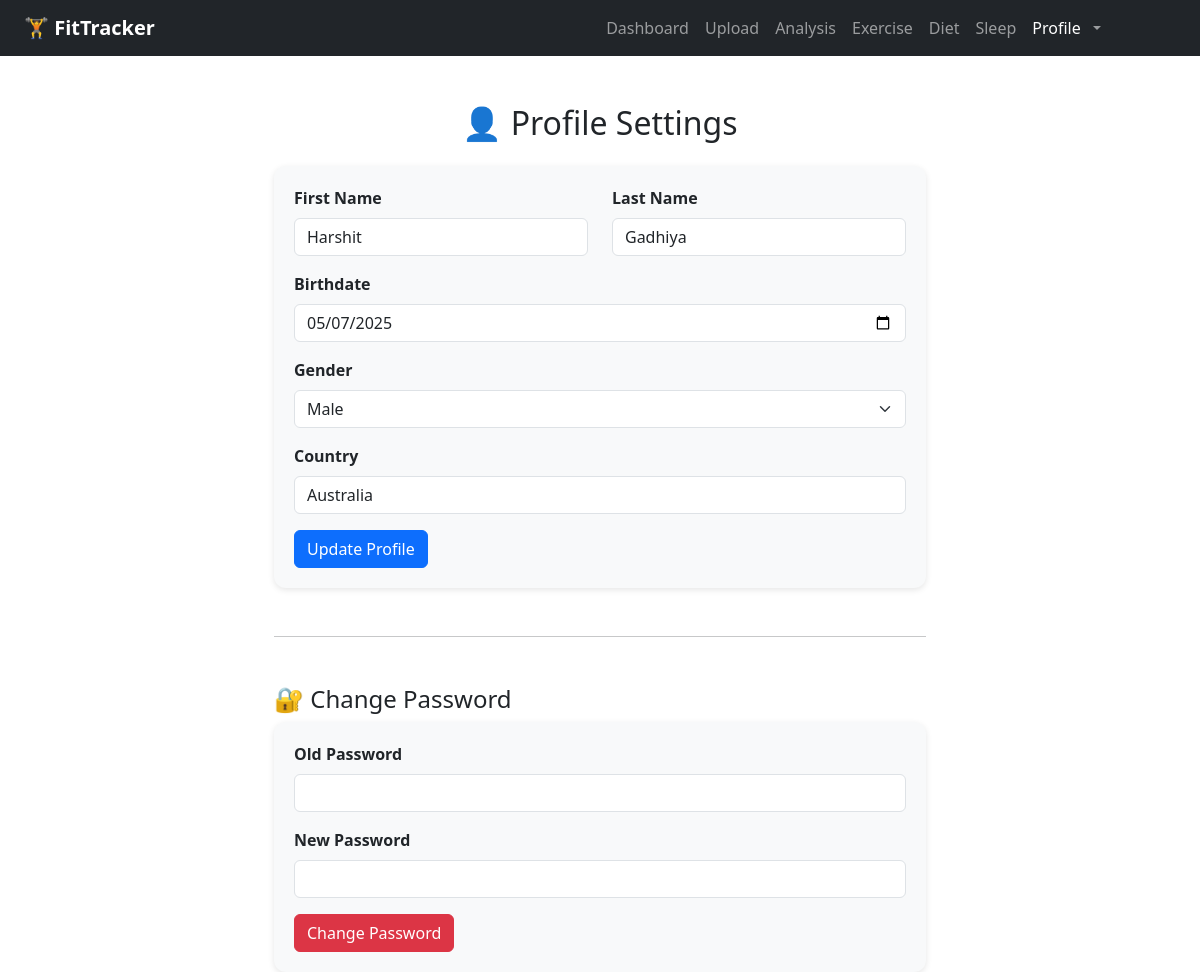
The app's page /profile (signed in), older data.
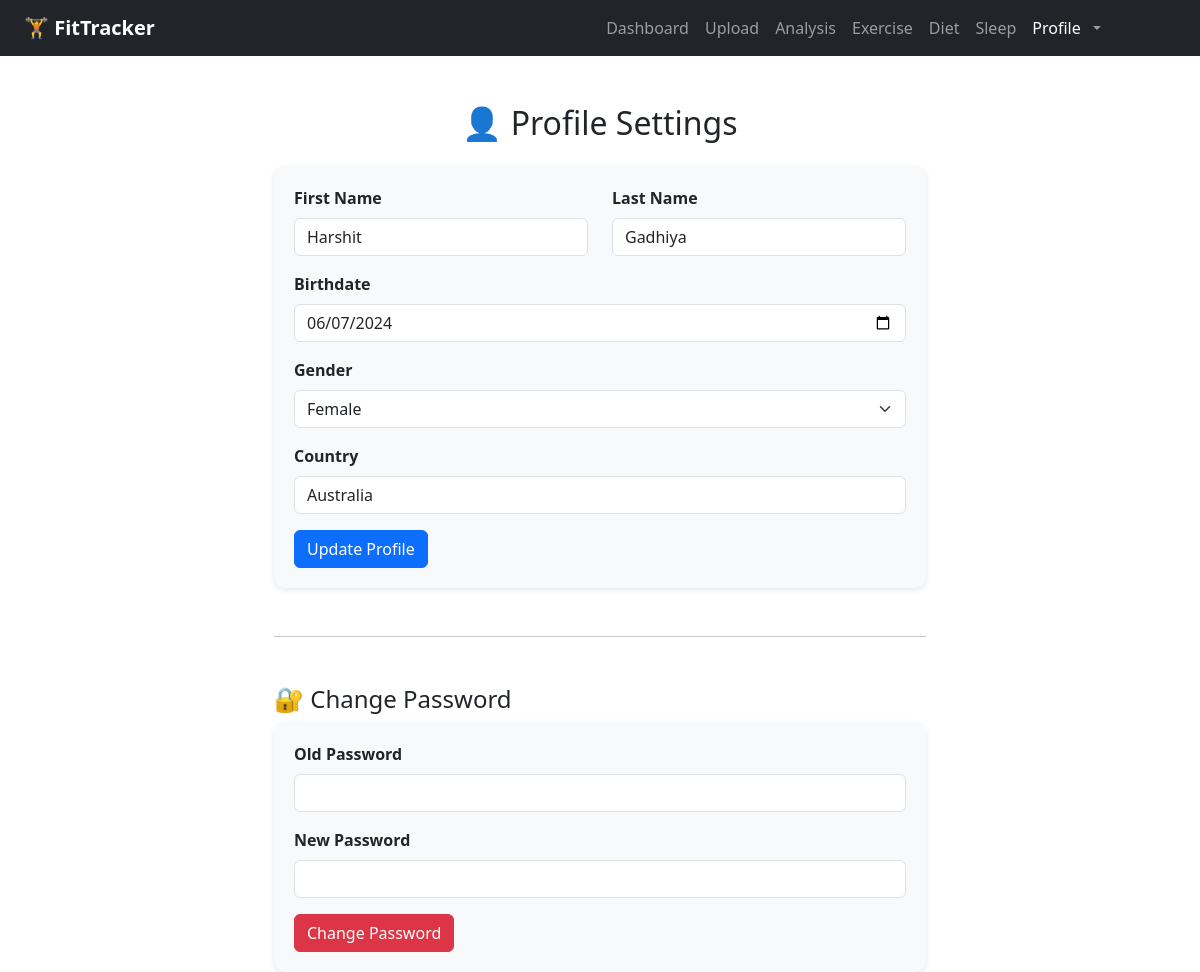
The same page, newer data.
### app/models.py (models this page shows)
class User(db.Model):
    id = db.Column(db.Integer, primary_key=True)
    first_name = db.Column(db.String(100))
    last_name = db.Column(db.String(100))
    email = db.Column(db.String(120), unique=True, nullable=False)
    password = db.Column(db.String(200), nullable=False)
    birthdate = db.Column(db.String(20))
    gender = db.Column(db.String(20))
    country = db.Column(db.String(100))
    exercise_entries = db.relationship("ExerciseEntry", backref="user", cascade="all, delete-orphan")
    diet_entries = db.relationship("DietEntry", backref="user", cascade="all, delete-orphan")
    sleep_entries = db.relationship("SleepEntry", backref="user", cascade="all, delete-orphan")

### app/routes.py (the view)
@main.route("/profile")
def profile():
    if "user_id" not in session:
        return redirect(url_for("main.login"))
    user = User.query.get(session["user_id"])
    return render_template("profile.html", user=user)

### app/templates/profile.html (shortened to what this page needs)
{% extends "base.html" %}
{% block content %}
<link rel="stylesheet" href="{{ url_for('static', filename='css/profile.css') }}">
<div class="container mt-5">
  <h2 class="text-center mb-4">👤 Profile Settings</h2>
  <form id="profileForm">
    <div class="row mb-3">
      <div class="col">
        <label class="form-label">First Name</label>
        <input type="text" class="form-control" name="first_name" value="{{ user.first_name }}">
      </div>
      <div class="col">
        <label class="form-label">Last Name</label>
        <input type="text" class="form-control" name="last_name" value="{{ user.last_name }}">
      </div>
    </div>
    <div class="mb-3">
      <label class="form-label">Birthdate</label>
      <input type="date" class="form-control" name="birthdate" value="{{ user.birthdate }}">
    </div>
    <div class="mb-3">
      <label class="form-label">Gender</label>
      <select class="form-select" name="gender">
        <option {{ 'selected' if user.gender == 'Male' }}>Male</option>
        <option {{ 'selected' if user.gender == 'Female' }}>Female</option>
      </select>
    </div>
    <div class="mb-3">
      <label class="form-label">Country</label>
      <input type="text" class="form-control" name="country" value="{{ user.country }}">
    </div>
    <button type="submit" class="btn btn-primary">Update Profile</button>
  </form>
  <hr class="my-5">
  <h4>🔐 Change Password</h4>
  <form id="passwordForm">
    <div class="mb-3">
      <label class="form-label">Old Password</label>
      <input type="password" class="form-control" name="old_password" required>
    </div>
    <div class="mb-3">
      <label class="form-label">New Password</label>
      <input type="password" class="form-control" name="new_password" required>
    </div>
    <button type="submit" class="btn btn-danger">Change Password</button>
  </form>
</div>
{% endblock %}

Row changes from the older to the newer data that the page shows:
changed User "Harshit": birthdate "05/07/2025" → "06/07/2024"
Text that changed along with them:
form field gender: "Male" → "Female"
